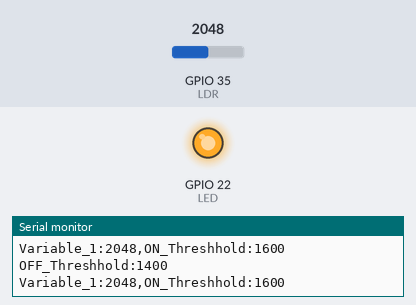
Bench run of a sketch on a simulated ESP32. Shown: output pins drawn as LEDs (lit = HIGH), the last lines printed to the serial monitor. The inputs (shaded band) are chosen by the test bench; at power-on: GPIO 35 (LDR) = 2048.

Above: at 1.2 s.
1.3 s: GPIO 35 (LDR) set to 1429
2.8 s: GPIO 35 (LDR) set to 1366
At 4.0 s:
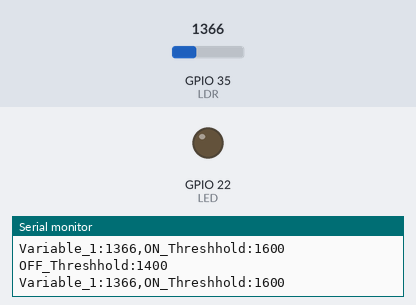
4.3 s: GPIO 35 (LDR) set to 1552
5.8 s: GPIO 35 (LDR) set to 1634
At 7.2 s:
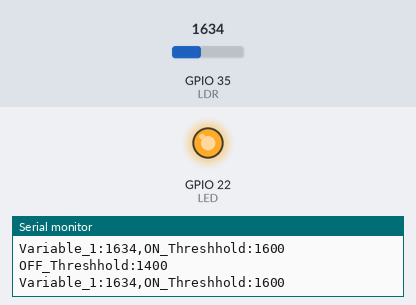
8.8 s: GPIO 35 (LDR) set to 1360
At 9.2 s:
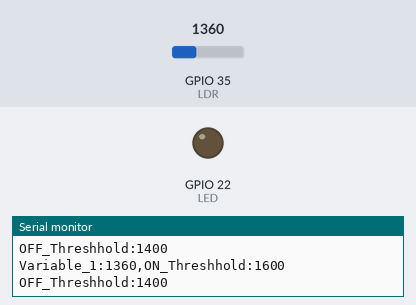
Timing chart, 0 to 11.3 s (numbered marks = the images above; inputs shaded):
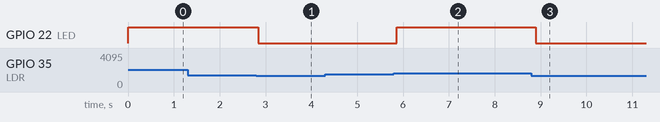

The sketch:

lightsensor-hysteresis.ino
```cpp
#define LDR 35
#define LED 22
int LDR_Value=0;
int ON_Threshhold = 1600;
int OFF_Threshhold = 1400;

void setup() {
  Serial.begin(9600);
  pinMode(LED,OUTPUT);
}

void loop() {
  LDR_Value = analogRead(LDR);

  Serial.print("Variable_1:");
  Serial.print(LDR_Value);
  Serial.print(",");
  Serial.print("ON_Threshhold:");
  Serial.println(ON_Threshhold);
  Serial.print("OFF_Threshhold:");
  Serial.println(OFF_Threshhold);
  if(LDR_Value>ON_Threshhold) digitalWrite(LED,HIGH);
  else if(LDR_Value<OFF_Threshhold) digitalWrite(LED,LOW);

  delay(20);
}
```

Measured:
- the behaviour switches between 1400 and 1399 on GPIO 35 (LDR) (found by bisection; images 0 and 1)
- the behaviour switches between 1600 and 1601 on GPIO 35 (LDR) (found by bisection; images 1 and 2)
- after the input at 2.8 s, GPIO 22 (LED): HIGH → LOW at once
- after the input at 5.8 s, GPIO 22 (LED): LOW → HIGH after 0.07 s
- after the input at 8.8 s, GPIO 22 (LED): HIGH → LOW after 0.09 s
